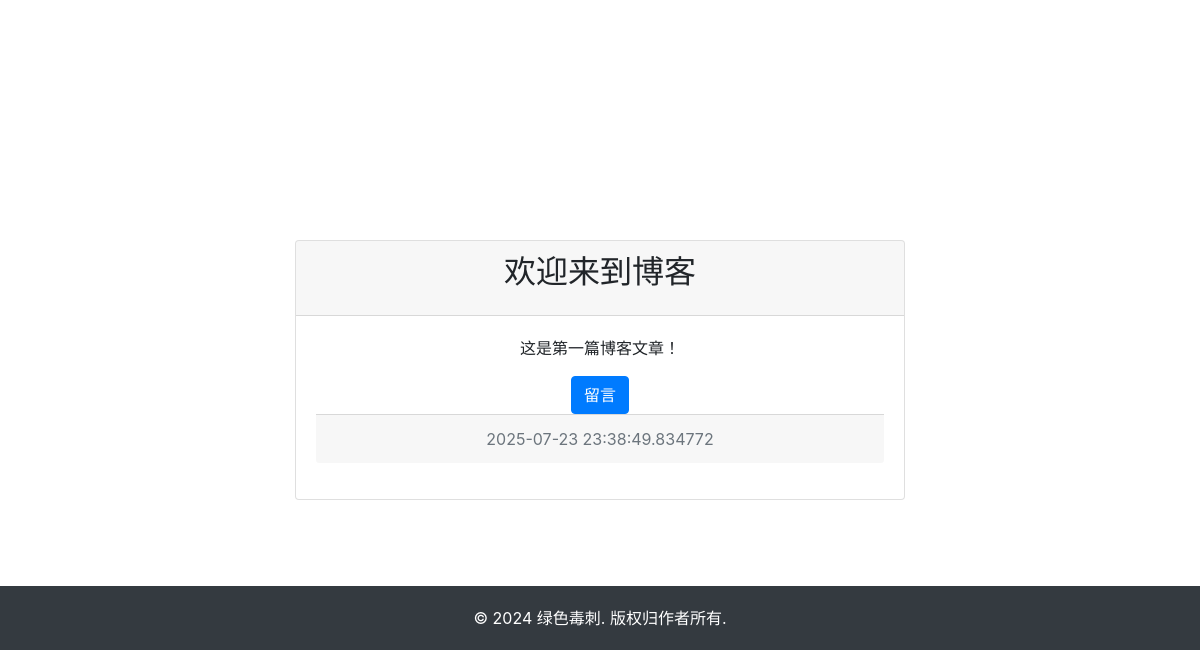
Before: / (lower part) with the older database file.
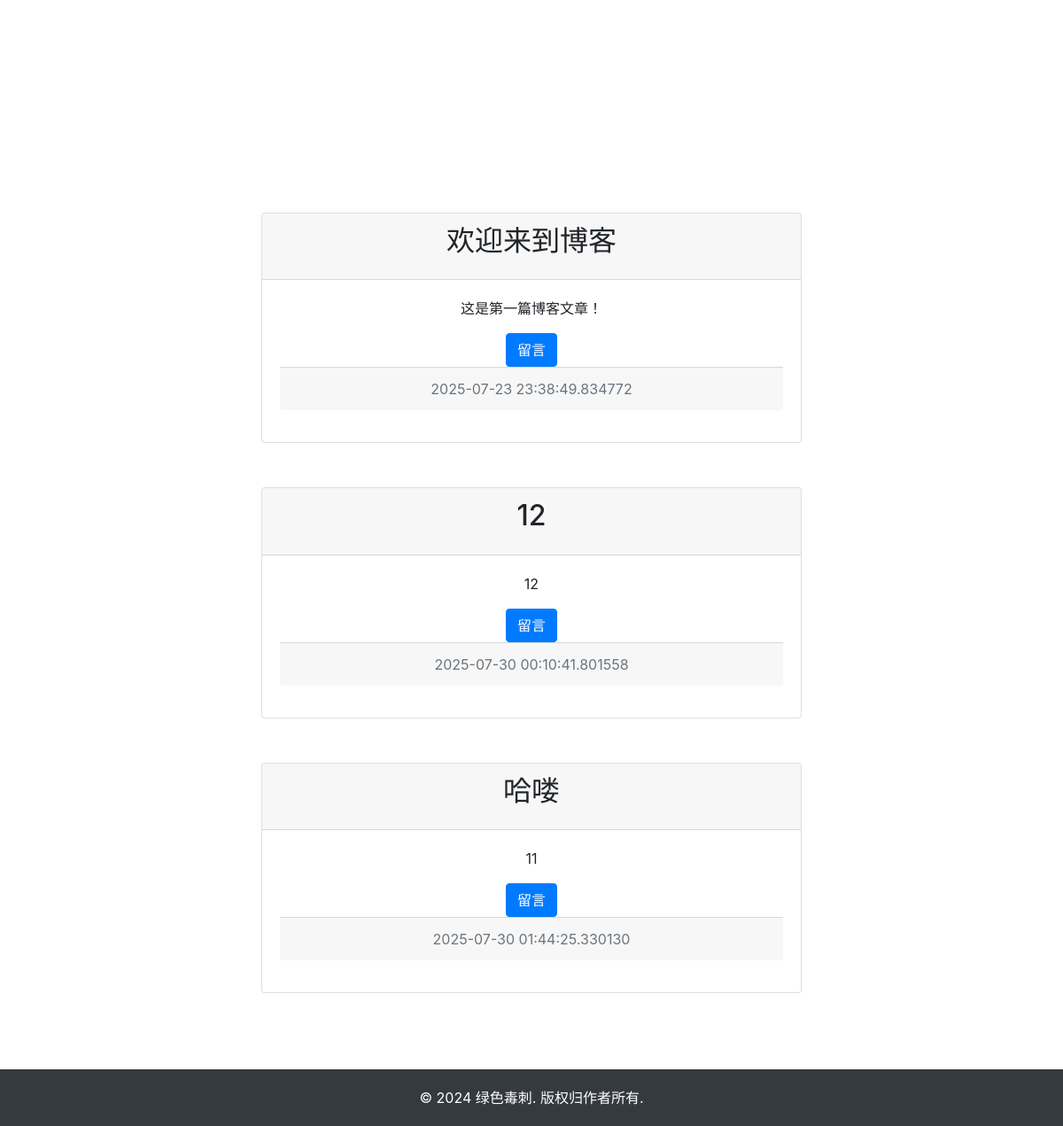
After: the same page with the newer database file.
### App/models.py (models this page shows, shortened)
class Article(db.Model):
    id = db.Column(db.Integer, primary_key=True)
    title = db.Column(db.String(100), nullable=False)
    content = db.Column(db.Text, nullable=False)
    timestamp = db.Column(db.DateTime, default=datetime.datetime.now)
    comments = db.relationship('Comment', backref='article', lazy=True)

### App/views.py (the view)
@blue.route('/')
def index():
    articles = get_artics()
    return render_template('index.html', articles=articles)

### App/views.py (called while the page is built)
@blue.route('/artics/')
@cache.cached(timeout=20)
def get_artics():
    articles = Article.query.all()
    return articles

### App/templates/index.html
{% extends 'slideshow.html' %}
{% block content2 %}
    {% for article in articles %}
    <div class="card text-center" style="margin: 50px;">
    <div class="card-header">
        <h2 class="card-title">{{ article.title }}</h2>
    </div>
    <div class="card-body">
        <p class="card-text">{{ article.content }}</p>
        <a class="btn btn-primary" href="{{ url_for('article.get_words', article_id=article.id) }}">留言</a>
        <p class="card-footer text-muted">{{ article.timestamp }}</p>
    </div>
    </div>
    {% endfor %}
{% endblock %}

Changed rows visible on the page:
added Article: title "12", content "12", timestamp "2025-07-30 00:10:41.801558"
added Article: title "哈喽", content "11", timestamp "2025-07-30 01:44:25.330130"
